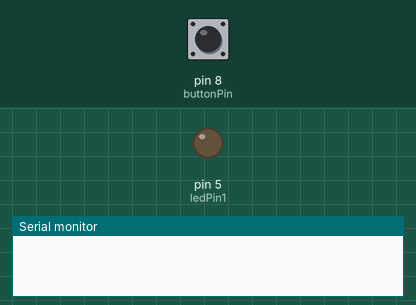
Recording of a sketch running on a simulated Arduino Uno, built with avr-gcc and run on an emulated ATmega328P. Shown: output pins drawn as LEDs (lit = HIGH), the last lines printed to the serial monitor. The test bench sets the inputs (shaded band); at power-on: pin 8 (buttonPin) LOW.

Above: at 1.2 s.
1.3 s: pin 8 (buttonPin) pulled HIGH for 0.15 s
At 2.3 s:
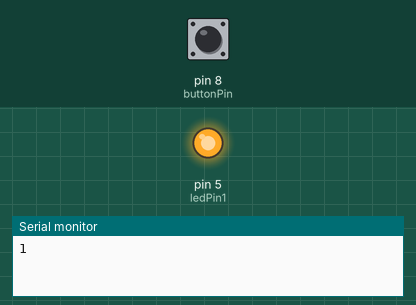
Timing chart, 0 to 4.3 s (numbered marks = the images above; inputs shaded):
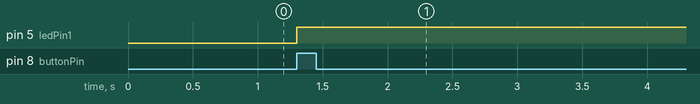

Measured:
- after the input at 1.3 s, pin 5 (ledPin1): LOW → HIGH at once

The sketch:

led_btn123123.ino
```cpp
const int buttonPin = 8;
const int ledPin1 = 5;
const int ledPin2 = 3;
const int ledPin3 = 7;
int buttonPushCounter = 0;
int buttonState = 0;
int lastButtonState = 0;
void setup() {
  pinMode(buttonPin, INPUT);
  pinMode(ledPin1, OUTPUT);
  Serial.begin(9600);
}


void loop() {
  buttonState = digitalRead(buttonPin);
  if (buttonState != lastButtonState) {
    if (buttonState == HIGH) {
      buttonPushCounter++;
      Serial.println(buttonPushCounter);
    }
  }
  lastButtonState = buttonState;
  if (buttonPushCounter ==1) {
    digitalWrite(ledPin1, HIGH);
  }
  else if(buttonPushCounter ==2){
    digitalWrite(ledPin2, HIGH);
  }
  else if(buttonPushCounter ==3){
  digitalWrite(ledPin3, HIGH);
  }
  else if (buttonPushCounter >= 4){
    buttonPushCounter = 0;
    digitalWrite(ledPin1, LOW);
    digitalWrite(ledPin2, LOW);
    digitalWrite(ledPin3, LOW);
  }
}
```
